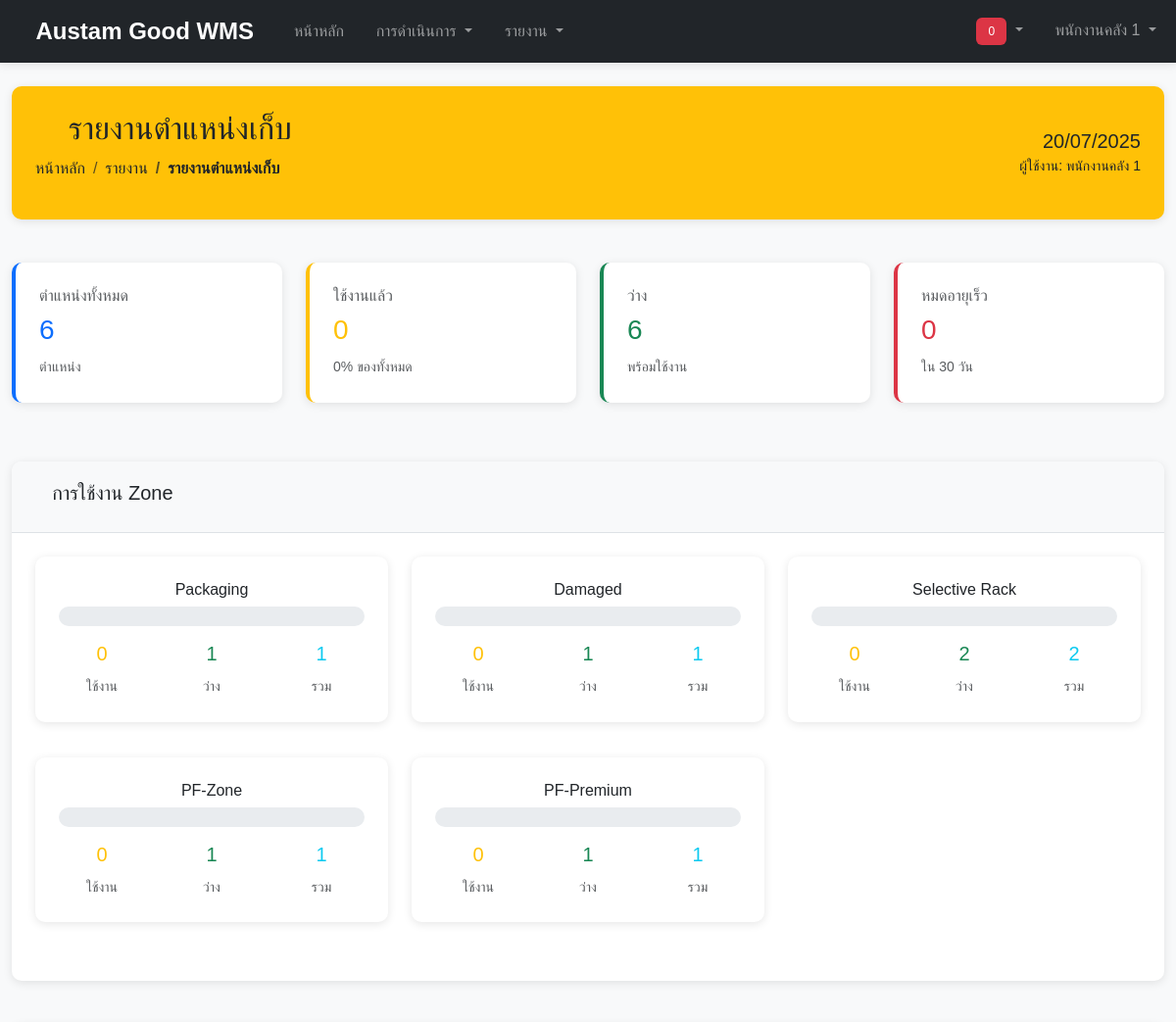
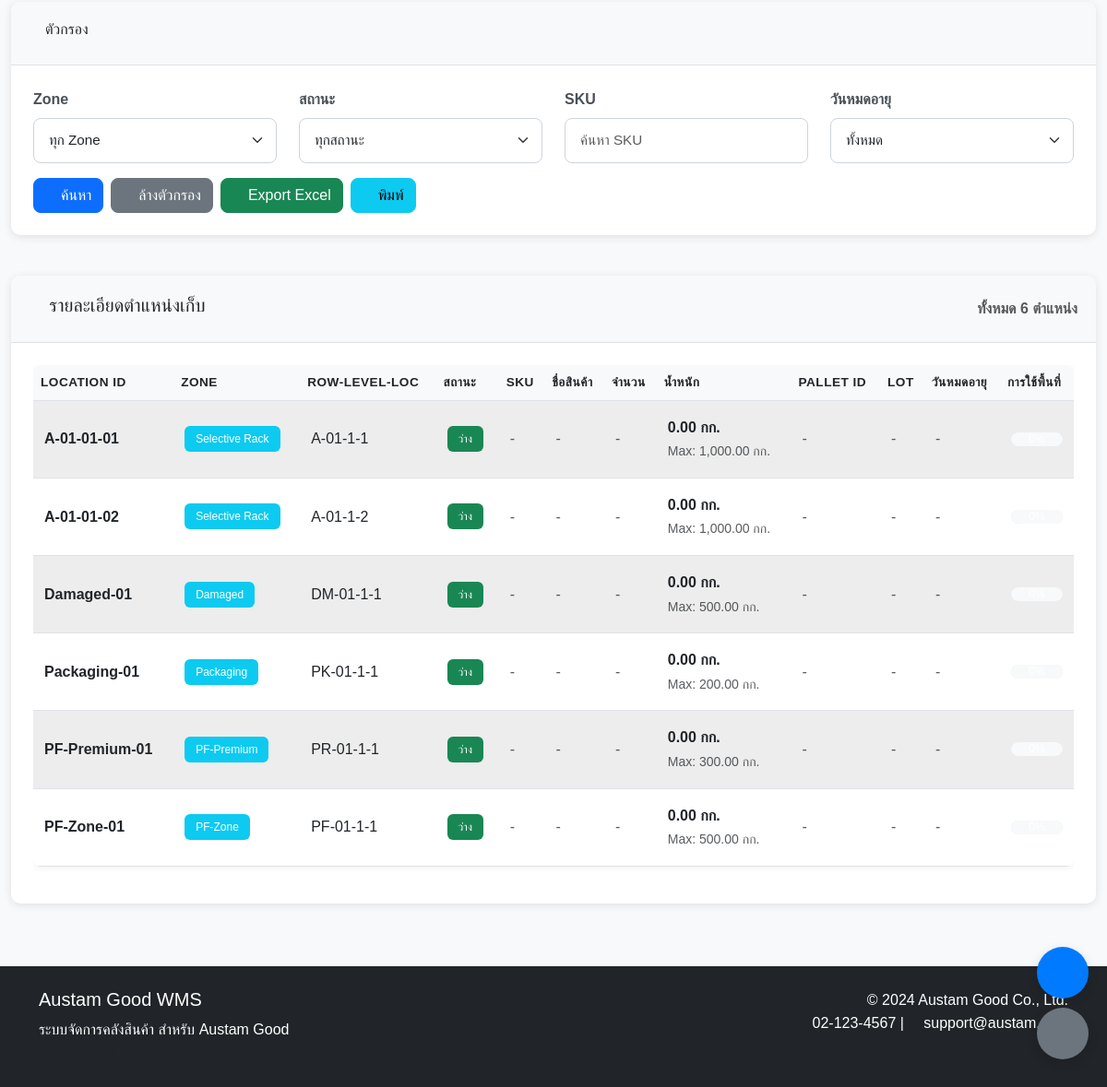
/modules/reports/locations.php (signed in), run on the app's committed database (2 pictures, top to bottom).
### tables this page shows
CREATE TABLE `manage_user` (
  `id` int(11) NOT NULL AUTO_INCREMENT,
  `user_id` varchar(50) NOT NULL,
  `รหัสผู้ใช้` varchar(50) DEFAULT NULL,
  `ชื่อ_สกุล` varchar(255) NOT NULL,
  `ตำแหน่ง` varchar(100) DEFAULT NULL,
  `email` varchar(255) DEFAULT NULL,
  `role` enum('admin','office','worker') DEFAULT 'worker',
  `password` varchar(255) NOT NULL,
  `active` tinyint(1) DEFAULT 1,
  `created_at` timestamp NOT NULL DEFAULT current_timestamp(),
  `updated_at` timestamp NOT NULL DEFAULT current_timestamp() ON UPDATE current_timestamp(),
  PRIMARY KEY (`id`),
  UNIQUE KEY `user_id` (`user_id`)
);

CREATE TABLE `msaster_location_by_stock` (
  `id` int(11) NOT NULL AUTO_INCREMENT,
  `location_id` varchar(50) NOT NULL,
  `zone` varchar(100) DEFAULT 'Selective Rack',
  `row_name` varchar(50) DEFAULT NULL,
  `level_num` int(11) DEFAULT NULL,
  `loc_num` int(11) DEFAULT NULL,
  `max_weight` decimal(10,2) DEFAULT 1000.00,
  `max_pallet` int(11) DEFAULT 1,
  `max_height` int(11) DEFAULT 1800,
  `status` enum('ว่าง','เก็บสินค้า','ซ่อมแซม') DEFAULT 'ว่าง',
  `pallet_id` varchar(50) DEFAULT NULL,
  `last_updated` decimal(20,10) DEFAULT NULL,
  `sku` varchar(50) DEFAULT NULL,
  `product_name` text DEFAULT NULL,
  `แพ็ค` int(11) DEFAULT 0,
  `ชิ้น` int(11) DEFAULT 0,
  `น้ำหนัก` decimal(10,2) DEFAULT 0.00,
  `lot` varchar(50) DEFAULT NULL,
  `received_date` decimal(20,0) DEFAULT NULL,
  `expiration_date` decimal(20,0) DEFAULT NULL,
  `barcode` varchar(50) DEFAULT NULL,
  `name_edit` varchar(255) DEFAULT NULL,
  `สีพาเลท` varchar(50) DEFAULT NULL,
  `หมายเหตุ` text DEFAULT NULL,
  `coordinate_x` int(11) DEFAULT 0,
  `coordinate_y` int(11) DEFAULT 0,
  `coordinate_z` int(11) DEFAULT 0,
  `ราคาต้นทุน` decimal(10,2) DEFAULT 0,
  `created_at` timestamp NOT NULL DEFAULT current_timestamp(),
  `updated_at` timestamp NOT NULL DEFAULT current_timestamp() ON UPDATE current_timestamp(),
  PRIMARY KEY (`id`),
  UNIQUE KEY `location_id` (`location_id`),
  KEY `idx_sku` (`sku`),
  KEY `idx_zone` (`zone`),
  KEY `idx_status` (`status`)
);

### modules/reports/locations.php (the view, shortened to what the rows shown need)
<?php
require_once '../../config/app_config.php';
require_once '../../classes/User.php';
require_once '../../classes/Location.php';
$db = getDBConnection();
$user = new User($db);
$location = new Location($db);
$current_user = $user->getCurrentUser();
$locations = $location->getAllLocations();
?>
<?php include '../../includes/header.php'; ?>
<div class="container-fluid mt-4">
    <div class="row mb-4">
        <div class="col-12">
            <div class="card bg-warning text-dark">
                <div class="card-body">
                    <div class="d-flex justify-content-between align-items-center">
                        <div>
                            <h2><i class="fas fa-map-marked-alt"></i> รายงานตำแหน่งเก็บ</h2>
                        </div>
                        <div class="text-end">
                            <div class="h5 mb-0"><?php echo formatDate(date('Y-m-d H:i:s')); ?></div>
                            <small>ผู้ใช้งาน: <?php echo htmlspecialchars($current_user['ชื่อ_สกุล']); ?></small>
                        </div>
                    </div>
                </div>
            </div>
        </div>
    </div>
    <div class="row">
        <div class="col-12">
            <div class="card">
                <div class="card-body">
                    <div class="table-responsive">
                        <table class="table table-striped table-hover" id="locationsTable">
                            <thead>
                                <tr>
                                    <th>Location ID</th>
                                    <th>Zone</th>
                                    <th>Row-Level-Loc</th>
                                    <th>สถานะ</th>
                                    <th>SKU</th>
                                    <th>ชื่อสินค้า</th>
                                    <th>จำนวน</th>
                                    <th>น้ำหนัก</th>
                                    <th>Pallet ID</th>
                                    <th>LOT</th>
                                    <th>วันหมดอายุ</th>
                                    <th>การใช้พื้นที่</th>
                                </tr>
                            </thead>
                            <tbody>
                                <?php foreach($locations as $loc): ?>
                                <?php
                                $weight_utilization = $loc['max_weight'] > 0 ? round(($loc['น้ำหนัก'] / $loc['max_weight']) * 100, 1) : 0;
                                ?>
                                <tr>
                                    <td><strong><?php echo htmlspecialchars($loc['location_id']); ?></strong></td>
                                    <td>
                                        <span class="badge bg-info"><?php echo htmlspecialchars($loc['zone']); ?></span>
                                    </td>
                                    <td>
                                        <?php echo htmlspecialchars($loc['row_name']); ?>-<?php echo $loc['level_num']; ?>-<?php echo $loc['loc_num']; ?>
                                    </td>
                                    <td>
                                        <?php
                                        $status_colors = [
                                            'ว่าง' => 'success',
                                            'เก็บสินค้า' => 'warning',
                                            'ระงับ' => 'danger'
                                        ];
                                        ?>
                                        <span class="badge bg-<?php echo $status_colors[$loc['status']] ?? 'secondary'; ?>">
                                            <?php echo $loc['status']; ?>
                                        </span>
                                    </td>
                                    <td>
                                        <?php if($loc['sku']): ?>
                                        <strong><?php echo htmlspecialchars($loc['sku']); ?></strong>
                                        <?php else: ?>
                                        <span class="text-muted">-</span>
                                        <?php endif; ?>
                                    </td>
                                    <td>
                                        <?php if($loc['product_name']): ?>
                                        <?php echo htmlspecialchars($loc['product_name']); ?>
                                        <?php else: ?>
                                        <span class="text-muted">-</span>
                                        <?php endif; ?>
                                    </td>
                                    <td>
                                        <?php if($loc['ชิ้น']): ?>
                                        <strong><?php echo formatNumber($loc['ชิ้น']); ?></strong> ชิ้น
                                        <?php else: ?>
                                        <span class="text-muted">-</span>
                                        <?php endif; ?>
                                    </td>
                                    <td>
                                        <?php if($loc['น้ำหนัก']): ?>
                                        <strong><?php echo formatWeight($loc['น้ำหนัก']); ?></strong>
                                        <br><small class="text-muted">Max: <?php echo formatWeight($loc['max_weight']); ?></small>
                                        <?php else: ?>
                                        <span class="text-muted">-</span>
                                        <br><small class="text-muted">Max: <?php echo formatWeight($loc['max_weight']); ?></small>
                                        <?php endif; ?>
                                    </td>
                                    <td>
                                        <?php if($loc['pallet_id']): ?>
                                        <span class="badge bg-primary"><?php echo htmlspecialchars($loc['pallet_id']); ?></span>
                                        <?php else: ?>
                                        <span class="text-muted">-</span>
                                        <?php endif; ?>
                                    </td>
                                    <td>
                                        <?php if($loc['lot']): ?>
                                        <?php echo htmlspecialchars($loc['lot']); ?>
                                        <?php else: ?>
                                        <span class="text-muted">-</span>
                                        <?php endif; ?>
                                    </td>
                                    <td>
                                        <?php if($loc['expiration_date'] && $loc['expiration_date'] > 0): ?>
                                        <?php
                                        $expiry_date = date('Y-m-d', $loc['expiration_date']);
                                        $days_to_expiry = ceil(($loc['expiration_date'] - time()) / (24*60*60));
                                        $expiry_class = '';
                                        if($days_to_expiry < 0) {
                                            $expiry_class = 'text-danger';
                                        } elseif($days_to_expiry <= 7) {
                                            $expiry_class = 'text-danger';
                                        } elseif($days_to_expiry <= 30) {
                                            $expiry_class = 'text-warning';
                                        } else {
                                            $expiry_class = 'text-success';
                                        }
                                        ?>
                                        <span class="<?php echo $expiry_class; ?>">
                                            <?php echo $expiry_date; ?>
                                        </span>
                                        <br><small class="<?php echo $expiry_class; ?>">
                                            <?php if($days_to_expiry < 0): ?>
                                            หมดอายุแล้ว <?php echo abs($days_to_expiry); ?> วัน
                                            <?php else: ?>
                                            อีก <?php echo $days_to_expiry; ?> วัน
                                            <?php endif; ?>
                                        </small>
                                        <?php else: ?>
                                        <span class="text-muted">-</span>
                                        <?php endif; ?>
                                    </td>
                                    <td>
                                        <?php if($weight_utilization > 0): ?>
                                        <div class="progress" style="height: 15px;">
                                            <div class="progress-bar <?php echo $weight_utilization > 90 ? 'bg-danger' : ($weight_utilization > 70 ? 'bg-warning' : 'bg-success'); ?>"
                                                 style="width: <?php echo $weight_utilization; ?>%">
                                                <?php echo $weight_utilization; ?>%
                                            </div>
                                        </div>
                                        <?php else: ?>
                                        <div class="progress" style="height: 15px;">
                                            <div class="progress-bar bg-light" style="width: 100%">0%</div>
                                        </div>
                                        <?php endif; ?>
                                    </td>
                                </tr>
                                <?php endforeach; ?>
                            </tbody>
                        </table>
                    </div>
                </div>
            </div>
        </div>
    </div>
</div>
<?php include '../../includes/footer.php'; ?>

### data on the page
manage_user: value "พนักงานคลัง 1"
msaster_location_by_stock: location "A-01-01-01", zone "Selective Rack", row_name "A-01", level_num "1", loc_num "1", status "ว่าง", formatWeight "0.00 กก.", max_weight "1,000.00 กก."
msaster_location_by_stock: location "A-01-01-02", zone "Selective Rack", row_name "A-01", level_num "1", loc_num "2", status "ว่าง", formatWeight "0.00 กก.", max_weight "1,000.00 กก."
msaster_location_by_stock: location "Damaged-01", zone "Damaged", row_name "DM-01", level_num "1", loc_num "1", status "ว่าง", formatWeight "0.00 กก.", max_weight "500.00 กก."
msaster_location_by_stock: location "Packaging-01", zone "Packaging", row_name "PK-01", level_num "1", loc_num "1", status "ว่าง", formatWeight "0.00 กก.", max_weight "200.00 กก."
msaster_location_by_stock: location "PF-Premium-01", zone "PF-Premium", row_name "PR-01", level_num "1", loc_num "1", status "ว่าง", formatWeight "0.00 กก.", max_weight "300.00 กก."
msaster_location_by_stock: location "PF-Zone-01", zone "PF-Zone", row_name "PF-01", level_num "1", loc_num "1", status "ว่าง", formatWeight "0.00 กก.", max_weight "500.00 กก."

### other printed values
APP_NAME "Austam Good WMS"
$_SESSION['user_name'] "พนักงานคลัง 1"
formatNumber($total_locations) "6"
formatNumber($occupied_locations) "0"
$utilization_percent "0"
formatNumber($available_locations) "6"
formatNumber(count($expiring_items)) "0"
$util['zone'] "Packaging"
$util['occupied'] "0"
$util['available'] "1"
$util['total_locations'] "1"
$util['zone'] "Damaged"
$util['zone'] "Selective Rack"
$util['available'] "2"
$util['total_locations'] "2"
